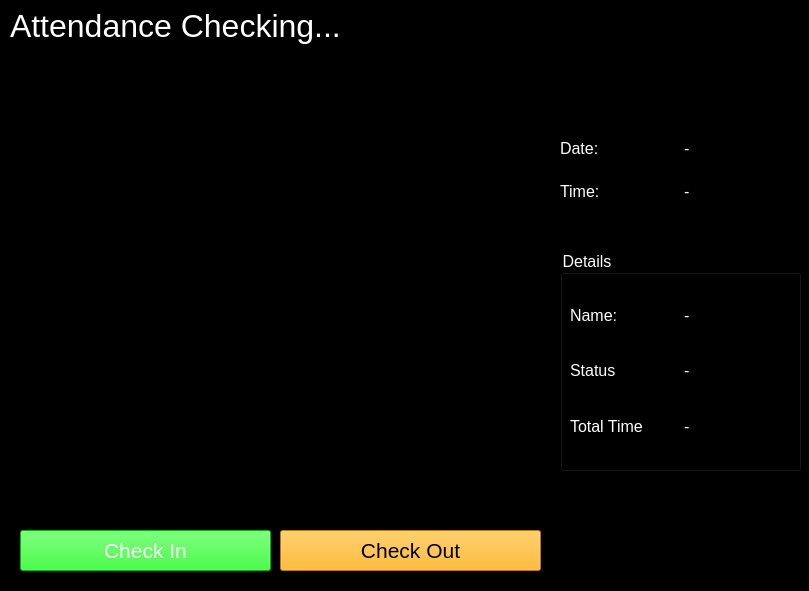
<?xml version="1.0" encoding="UTF-8"?>
<ui version="4.0">
 <class>MainWindow</class>
 <widget class="QMainWindow" name="MainWindow">
  <property name="geometry">
   <rect>
    <x>0</x>
    <y>0</y>
    <width>809</width>
    <height>591</height>
   </rect>
  </property>
  <property name="windowTitle">
   <string>MainWindow</string>
  </property>
  <property name="styleSheet">
   <string notr="true">background-color: rgb(0, 0, 0);
color: rgb(255, 255, 255);</string>
  </property>
  <widget class="QWidget" name="centralwidget">
   <widget class="QLabel" name="titleLabel">
    <property name="geometry">
     <rect>
      <x>10</x>
      <y>0</y>
      <width>411</width>
      <height>51</height>
     </rect>
    </property>
    <property name="font">
     <font>
      <pointsize>24</pointsize>
     </font>
    </property>
    <property name="text">
     <string>Attendance Checking...</string>
    </property>
   </widget>
   <widget class="QWidget" name="webcam" native="true">
    <property name="geometry">
     <rect>
      <x>20</x>
      <y>60</y>
      <width>521</width>
      <height>441</height>
     </rect>
    </property>
   </widget>
   <widget class="QPushButton" name="checkInBtn">
    <property name="geometry">
     <rect>
      <x>20</x>
      <y>530</y>
      <width>251</width>
      <height>41</height>
     </rect>
    </property>
    <property name="font">
     <font>
      <pointsize>16</pointsize>
     </font>
    </property>
    <property name="styleSheet">
     <string notr="true">background-color: rgb(0, 252, 0);
color: rgb(255, 255, 255);</string>
    </property>
    <property name="text">
     <string>Check In</string>
    </property>
   </widget>
   <widget class="QPushButton" name="checkOutBtn">
    <property name="geometry">
     <rect>
      <x>280</x>
      <y>530</y>
      <width>261</width>
      <height>41</height>
     </rect>
    </property>
    <property name="font">
     <font>
      <pointsize>16</pointsize>
     </font>
    </property>
    <property name="styleSheet">
     <string notr="true">background-color: rgb(255, 170, 0);
color: rgb(0, 0, 0);</string>
    </property>
    <property name="text">
     <string>Check Out</string>
    </property>
   </widget>
   <widget class="QWidget" name="gridLayoutWidget">
    <property name="geometry">
     <rect>
      <x>560</x>
      <y>130</y>
      <width>241</width>
      <height>80</height>
     </rect>
    </property>
    <property name="font">
     <font>
      <pointsize>12</pointsize>
     </font>
    </property>
    <layout class="QGridLayout" name="gridLayout">
     <item row="0" column="0">
      <layout class="QHBoxLayout" name="horizontalLayout">
       <item>
        <widget class="QLabel" name="dateLabel">
         <property name="font">
          <font>
           <pointsize>12</pointsize>
          </font>
         </property>
         <property name="text">
          <string>Date: </string>
         </property>
        </widget>
       </item>
       <item>
        <widget class="QLabel" name="dateValue">
         <property name="font">
          <font>
           <pointsize>12</pointsize>
          </font>
         </property>
         <property name="text">
          <string>-</string>
         </property>
        </widget>
       </item>
      </layout>
     </item>
     <item row="1" column="0">
      <layout class="QHBoxLayout" name="horizontalLayout_2">
       <item>
        <widget class="QLabel" name="timeLabel">
         <property name="font">
          <font>
           <pointsize>12</pointsize>
          </font>
         </property>
         <property name="text">
          <string>Time: </string>
         </property>
        </widget>
       </item>
       <item>
        <widget class="QLabel" name="timeValue">
         <property name="font">
          <font>
           <pointsize>12</pointsize>
          </font>
         </property>
         <property name="text">
          <string>-</string>
         </property>
        </widget>
       </item>
      </layout>
     </item>
    </layout>
   </widget>
   <widget class="QGroupBox" name="detailsBox">
    <property name="geometry">
     <rect>
      <x>560</x>
      <y>250</y>
      <width>241</width>
      <height>221</height>
     </rect>
    </property>
    <property name="font">
     <font>
      <pointsize>12</pointsize>
     </font>
    </property>
    <property name="title">
     <string>Details</string>
    </property>
    <widget class="QWidget" name="gridLayoutWidget_2">
     <property name="geometry">
      <rect>
       <x>10</x>
       <y>40</y>
       <width>221</width>
       <height>161</height>
      </rect>
     </property>
     <property name="font">
      <font>
       <pointsize>12</pointsize>
      </font>
     </property>
     <layout class="QGridLayout" name="gridLayout_2">
      <item row="0" column="0">
       <layout class="QHBoxLayout" name="horizontalLayout_3">
        <item>
         <widget class="QLabel" name="nameLabel">
          <property name="font">
           <font>
            <pointsize>12</pointsize>
           </font>
          </property>
          <property name="text">
           <string>Name:</string>
          </property>
         </widget>
        </item>
        <item>
         <widget class="QLabel" name="dateLabel_3">
          <property name="font">
           <font>
            <pointsize>12</pointsize>
           </font>
          </property>
          <property name="text">
           <string>-</string>
          </property>
         </widget>
        </item>
       </layout>
      </item>
      <item row="1" column="0">
       <layout class="QHBoxLayout" name="horizontalLayout_4">
        <item>
         <widget class="QLabel" name="statusLabel">
          <property name="font">
           <font>
            <pointsize>12</pointsize>
           </font>
          </property>
          <property name="text">
           <string>Status</string>
          </property>
         </widget>
        </item>
        <item>
         <widget class="QLabel" name="statusValue">
          <property name="font">
           <font>
            <pointsize>12</pointsize>
           </font>
          </property>
          <property name="text">
           <string>-</string>
          </property>
         </widget>
        </item>
       </layout>
      </item>
      <item row="2" column="0">
       <layout class="QHBoxLayout" name="horizontalLayout_5">
        <item>
         <widget class="QLabel" name="totalTimeLabel">
          <property name="font">
           <font>
            <pointsize>12</pointsize>
           </font>
          </property>
          <property name="text">
           <string>Total Time</string>
          </property>
         </widget>
        </item>
        <item>
         <widget class="QLabel" name="totalTimeValue">
          <property name="font">
           <font>
            <pointsize>12</pointsize>
           </font>
          </property>
          <property name="text">
           <string>-</string>
          </property>
         </widget>
        </item>
       </layout>
      </item>
     </layout>
    </widget>
   </widget>
  </widget>
 </widget>
 <resources/>
 <connections/>
</ui>
